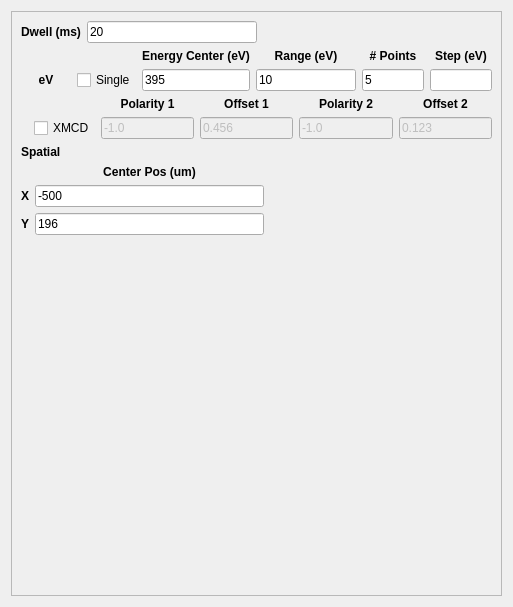
                  <widget class="QWidget" name="page_7">
                   <property name="geometry">
                    <rect>
                     <x>0</x>
                     <y>0</y>
                     <width>513</width>
                     <height>607</height>
                    </rect>
                   </property>
                   <attribute name="label">
                    <string>Point Scan</string>
                   </attribute>
                   <layout class="QVBoxLayout" name="verticalLayout_17">
                    <item>
                     <widget class="QFrame" name="frame_8">
                      <property name="maximumSize">
                       <size>
                        <width>500</width>
                        <height>16777215</height>
                       </size>
                      </property>
                      <property name="frameShape">
                       <enum>QFrame::StyledPanel</enum>
                      </property>
                      <property name="frameShadow">
                       <enum>QFrame::Raised</enum>
                      </property>
                      <layout class="QVBoxLayout" name="verticalLayout_19">
                       <item>
                        <layout class="QHBoxLayout" name="horizontalLayout_22">
                         <item>
                          <layout class="QHBoxLayout" name="horizontalLayout_9">
                           <item>
                            <widget class="QLabel" name="label_34">
                             <property name="font">
                              <font>
                               <weight>75</weight>
                               <bold>true</bold>
                              </font>
                             </property>
                             <property name="text">
                              <string>Dwell (ms)</string>
                             </property>
                             <property name="alignment">
                              <set>Qt::AlignCenter</set>
                             </property>
                            </widget>
                           </item>
                           <item>
                            <widget class="QLineEdit" name="dwellFld_6">
                             <property name="text">
                              <string>20</string>
                             </property>
                            </widget>
                           </item>
                          </layout>
                         </item>
                         <item>
                          <spacer name="horizontalSpacer_3">
                           <property name="orientation">
                            <enum>Qt::Horizontal</enum>
                           </property>
                           <property name="sizeHint" stdset="0">
                            <size>
                             <width>40</width>
                             <height>20</height>
                            </size>
                           </property>
                          </spacer>
                         </item>
                         <item>
                          <layout class="QHBoxLayout" name="horizontalLayout_23"/>
                         </item>
                        </layout>
                       </item>
                       <item>
                        <layout class="QGridLayout" name="gridLayout_5">
                         <item row="0" column="2">
                          <widget class="QLabel" name="label_35">
                           <property name="font">
                            <font>
                             <weight>75</weight>
                             <bold>true</bold>
                            </font>
                           </property>
                           <property name="text">
                            <string>Energy Center (eV)</string>
                           </property>
                           <property name="alignment">
                            <set>Qt::AlignCenter</set>
                           </property>
                          </widget>
                         </item>
                         <item row="0" column="3">
                          <widget class="QLabel" name="label_36">
                           <property name="font">
                            <font>
                             <weight>75</weight>
                             <bold>true</bold>
                            </font>
                           </property>
                           <property name="text">
                            <string>Range (eV)</string>
                           </property>
                           <property name="alignment">
                            <set>Qt::AlignCenter</set>
                           </property>
                          </widget>
                         </item>
                         <item row="0" column="4">
                          <widget class="QLabel" name="label_37">
                           <property name="font">
                            <font>
                             <weight>75</weight>
                             <bold>true</bold>
                            </font>
                           </property>
                           <property name="text">
                            <string># Points</string>
                           </property>
                           <property name="alignment">
                            <set>Qt::AlignCenter</set>
                           </property>
                          </widget>
                         </item>
                         <item row="0" column="5">
                          <widget class="QLabel" name="label_38">
                           <property name="font">
                            <font>
                             <weight>75</weight>
                             <bold>true</bold>
                            </font>
                           </property>
                           <property name="text">
                            <string>Step (eV)</string>
                           </property>
                           <property name="alignment">
                            <set>Qt::AlignCenter</set>
                           </property>
                          </widget>
                         </item>
                         <item row="1" column="0">
                          <widget class="QLabel" name="label_40">
                           <property name="minimumSize">
                            <size>
                             <width>50</width>
                             <height>0</height>
                            </size>
                           </property>
                           <property name="font">
                            <font>
                             <weight>75</weight>
                             <bold>true</bold>
                            </font>
                           </property>
                           <property name="text">
                            <string>eV</string>
                           </property>
                           <property name="alignment">
                            <set>Qt::AlignCenter</set>
                           </property>
                          </widget>
                         </item>
                         <item row="1" column="2">
                          <widget class="QLineEdit" name="centerEVFld_6">
                           <property name="minimumSize">
                            <size>
                             <width>0</width>
                             <height>0</height>
                            </size>
                           </property>
                           <property name="maximumSize">
                            <size>
                             <width>16777215</width>
                             <height>16777215</height>
                            </size>
                           </property>
                           <property name="text">
                            <string>395</string>
                           </property>
                          </widget>
                         </item>
                         <item row="1" column="4">
                          <widget class="QLineEdit" name="npointsEVFld_6">
                           <property name="text">
                            <string>5</string>
                           </property>
                          </widget>
                         </item>
                         <item row="1" column="5">
                          <widget class="QLineEdit" name="stepEVFld_6"/>
                         </item>
                         <item row="1" column="3">
                          <widget class="QLineEdit" name="rangeEVFld_6">
                           <property name="minimumSize">
                            <size>
                             <width>100</width>
                             <height>0</height>
                            </size>
                           </property>
                           <property name="maximumSize">
                            <size>
                             <width>100</width>
                             <height>16777215</height>
                            </size>
                           </property>
                           <property name="text">
                            <string>10</string>
                           </property>
                          </widget>
                         </item>
                         <item row="1" column="1">
                          <widget class="QCheckBox" name="singleEVChkBx_6">
                           <property name="enabled">
                            <bool>true</bool>
                           </property>
                           <property name="sizePolicy">
                            <sizepolicy hsizetype="Minimum" vsizetype="Fixed">
                             <horstretch>1</horstretch>
                             <verstretch>0</verstretch>
                            </sizepolicy>
                           </property>
                           <property name="text">
                            <string>Single</string>
                           </property>
                           <property name="checked">
                            <bool>false</bool>
                           </property>
                          </widget>
                         </item>
                        </layout>
                       </item>
                       <item>
                        <layout class="QGridLayout" name="gridLayout_16">
                         <item row="0" column="2">
                          <widget class="QLabel" name="label_99">
                           <property name="font">
                            <font>
                             <weight>75</weight>
                             <bold>true</bold>
                            </font>
                           </property>
                           <property name="text">
                            <string>Polarity 1</string>
                           </property>
                           <property name="alignment">
                            <set>Qt::AlignCenter</set>
                           </property>
                          </widget>
                         </item>
                         <item row="0" column="3">
                          <widget class="QLabel" name="label_100">
                           <property name="font">
                            <font>
                             <weight>75</weight>
                             <bold>true</bold>
                            </font>
                           </property>
                           <property name="text">
                            <string>Offset 1</string>
                           </property>
                           <property name="alignment">
                            <set>Qt::AlignCenter</set>
                           </property>
                          </widget>
                         </item>
                         <item row="0" column="4">
                          <widget class="QLabel" name="label_101">
                           <property name="font">
                            <font>
                             <weight>75</weight>
                             <bold>true</bold>
                            </font>
                           </property>
                           <property name="text">
                            <string>Polarity 2</string>
                           </property>
                           <property name="alignment">
                            <set>Qt::AlignCenter</set>
                           </property>
                          </widget>
                         </item>
                         <item row="0" column="5">
                          <widget class="QLabel" name="label_102">
                           <property name="font">
                            <font>
                             <weight>75</weight>
                             <bold>true</bold>
                            </font>
                           </property>
                           <property name="text">
                            <string>Offset 2</string>
                           </property>
                           <property name="alignment">
                            <set>Qt::AlignCenter</set>
                           </property>
                          </widget>
                         </item>
                         <item row="1" column="0">
                          <widget class="QLabel" name="label_103">
                           <property name="font">
                            <font>
                             <weight>75</weight>
                             <bold>true</bold>
                            </font>
                           </property>
                           <property name="text">
                            <string/>
                           </property>
                          </widget>
                         </item>
                         <item row="1" column="2">
                          <widget class="QLineEdit" name="polarity1Fld_6">
                           <property name="enabled">
                            <bool>false</bool>
                           </property>
                           <property name="text">
                            <string>-1.0</string>
                           </property>
                          </widget>
                         </item>
                         <item row="1" column="4">
                          <widget class="QLineEdit" name="polarity2Fld_6">
                           <property name="enabled">
                            <bool>false</bool>
                           </property>
                           <property name="text">
                            <string>-1.0</string>
                           </property>
                          </widget>
                         </item>
                         <item row="1" column="5">
                          <widget class="QLineEdit" name="offset2Fld_6">
                           <property name="enabled">
                            <bool>false</bool>
                           </property>
                           <property name="text">
                            <string>0.123</string>
                           </property>
                          </widget>
                         </item>
                         <item row="1" column="3">
                          <widget class="QLineEdit" name="offset1Fld_6">
                           <property name="enabled">
                            <bool>false</bool>
                           </property>
                           <property name="text">
                            <string>0.456</string>
                           </property>
                          </widget>
                         </item>
                         <item row="1" column="1">
                          <widget class="QCheckBox" name="xmcdChkBx_6">
                           <property name="enabled">
                            <bool>true</bool>
                           </property>
                           <property name="sizePolicy">
                            <sizepolicy hsizetype="Minimum" vsizetype="Fixed">
                             <horstretch>1</horstretch>
                             <verstretch>0</verstretch>
                            </sizepolicy>
                           </property>
                           <property name="text">
                            <string>XMCD</string>
                           </property>
                           <property name="checked">
                            <bool>false</bool>
                           </property>
                          </widget>
                         </item>
                        </layout>
                       </item>
                       <item>
                        <widget class="QLabel" name="label_41">
                         <property name="font">
                          <font>
                           <weight>75</weight>
                           <bold>true</bold>
                          </font>
                         </property>
                         <property name="text">
                          <string>Spatial</string>
                         </property>
                        </widget>
                       </item>
                       <item>
                        <layout class="QGridLayout" name="gridLayout_6">
                         <item row="0" column="1">
                          <widget class="QLabel" name="label_42">
                           <property name="font">
                            <font>
                             <weight>75</weight>
                             <bold>true</bold>
                            </font>
                           </property>
                           <property name="text">
                            <string>Center Pos (um)</string>
                           </property>
                           <property name="alignment">
                            <set>Qt::AlignCenter</set>
                           </property>
                          </widget>
                         </item>
                         <item row="1" column="0">
                          <widget class="QLabel" name="label_46">
                           <property name="font">
                            <font>
                             <weight>75</weight>
                             <bold>true</bold>
                            </font>
                           </property>
                           <property name="text">
                            <string>X</string>
                           </property>
                          </widget>
                         </item>
                         <item row="1" column="1">
                          <widget class="QLineEdit" name="centerXFld_6">
                           <property name="text">
                            <string>-500</string>
                           </property>
                          </widget>
                         </item>
                         <item row="2" column="0">
                          <widget class="QLabel" name="label_48">
                           <property name="font">
                            <font>
                             <weight>75</weight>
                             <bold>true</bold>
                            </font>
                           </property>
                           <property name="text">
                            <string>Y</string>
                           </property>
                          </widget>
                         </item>
                         <item row="2" column="1">
                          <widget class="QLineEdit" name="centerYFld_6">
                           <property name="text">
                            <string>196</string>
                           </property>
                          </widget>
                         </item>
                         <item row="1" column="2">
                          <spacer name="horizontalSpacer_2">
                           <property name="orientation">
                            <enum>Qt::Horizontal</enum>
                           </property>
                           <property name="sizeHint" stdset="0">
                            <size>
                             <width>40</width>
                             <height>20</height>
                            </size>
                           </property>
                          </spacer>
                         </item>
                        </layout>
                       </item>
                       <item>
                        <spacer name="verticalSpacer">
                         <property name="orientation">
                          <enum>Qt::Vertical</enum>
                         </property>
                         <property name="sizeHint" stdset="0">
                          <size>
                           <width>20</width>
                           <height>40</height>
                          </size>
                         </property>
                        </spacer>
                       </item>
                      </layout>
                     </widget>
                    </item>
                   </layout>
                  </widget>
